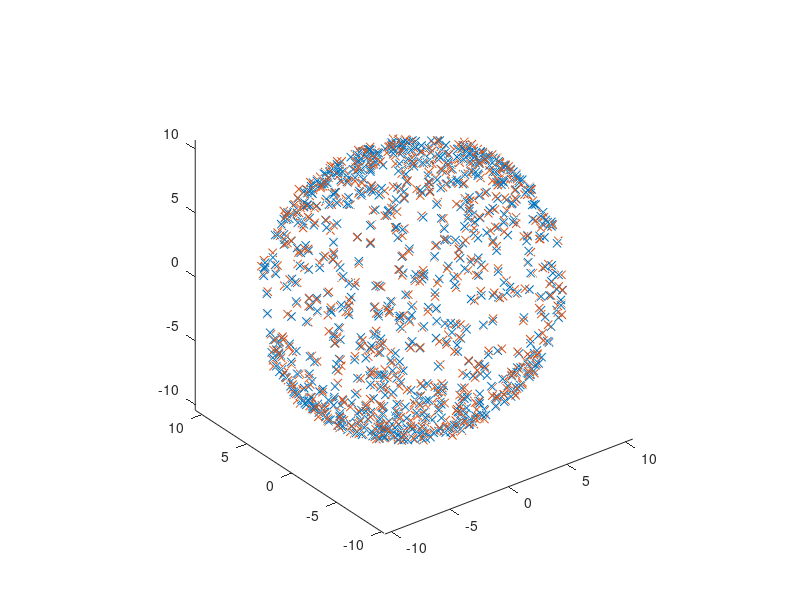

Here is the MATLAB script that generated this plot:
%% Calibrator


%% Record data: turn IMU all directions, no acceleration please!

%fake testdata
bias_sim = [-.1; .2; .15];
gainbias_sim = [1.1;0.95;1.05];

X_grid = (2*rand(1,1000)-1);
Y_grid = (2*rand(1,1000)-1);
%remove those not in circle, take sperical coordinates for nicer fake data setup
ok = sqrt(X_grid.^2 + Y_grid.^2)<=1;
X_grid = X_grid(ok);
Y_grid = Y_grid(ok);
Z_grid = sign(rand(1,sum(ok))-0.5).*sqrt(1-X_grid.^2 -Y_grid.^2);



data_orig = diag(gainbias_sim)*9.81*[X_grid;Y_grid;Z_grid]+repmat(bias_sim,1,sum(ok));
data = data_orig + 0.5*(rand(size(data_orig))-0.5);

hold off;
plot3(data_orig(1,:),data_orig(2,:),data_orig(3,:),'x');
axis equal
hold all;
plot3(data(1,:),data(2,:),data(3,:),'x');


%% 1 load data

%% 2 fit 3D ball to data

sphereFun = @(b) (9.81^2 - 1/(b(4)^2)*(data(1,:)-b(1)).^2 - 1/(b(5)^2)*(data(2,:)-b(2)).^2 - 1/(b(6)^2)*(data(3,:)-b(3)).^2) * (9.81^2 - 1/(b(4)^2)*(data(1,:)-b(1)).^2 - 1/(b(5)^2)*(data(2,:)-b(2)).^2 - 1/(b(6)^2)*(data(3,:)-b(3)).^2)';

[b_opt] = fminsearch(sphereFun,[0 0 0 1 1 1],optimset('TolX',1e-8,'MaxFunEvals',10000,'MaxIter',10000))

%% 3 Find bias and gain errors

% Find r = [rx,ry,rz] offset of ball from origin

% Apply SVD, find rotaion matrix R to rotate major axis to align with x-y-z
% Find length of major axis

% bias      = R*r
% gainerror = majoraxis_x/(2*g) majoraxis_y/(2*g) majoraxis_z/(2*g)